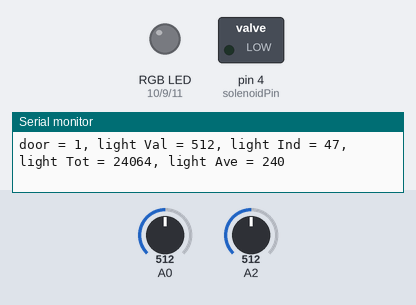
This sketch was run on a simulated Arduino Uno, built with avr-gcc and run on an emulated ATmega328P. Parts: switched loads named in the sketch (green lamp = pin HIGH), an RGB LED mixed from three pins (HIGH = lit), the last lines printed to the serial monitor. Inputs (shaded band) come from the test bench; at power-on: A0 = 512, A2 = 512. Dim RGB values are drawn brighter than linear.

Above: at 6.7 s.
6.8 s: A0 set to 493
At 7.22 s:
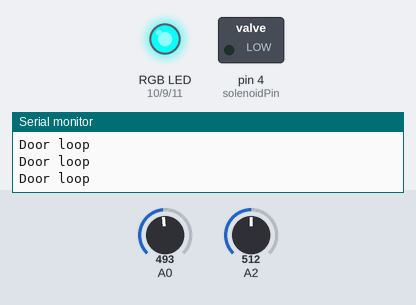
At 8.46 s:
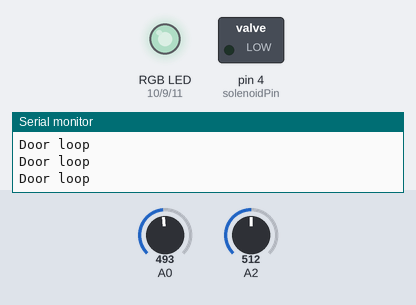
9.8 s: A0 set to 510
At 10.48 s:
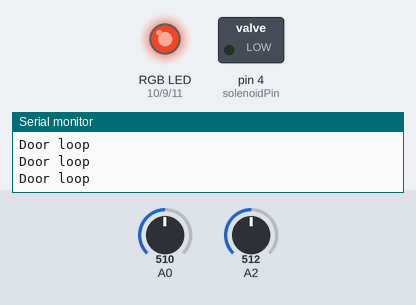
12.8 s: A0 set to 490
At 14.97 s:
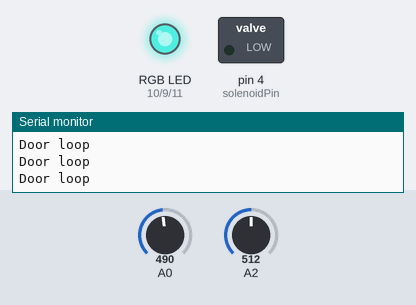
15.8 s: A0 set to 511
18.8 s: A2 set to 982
21.8 s: A2 set to 1018
Timing chart, 0 to 24.8 s (numbered marks = the images above; inputs shaded):
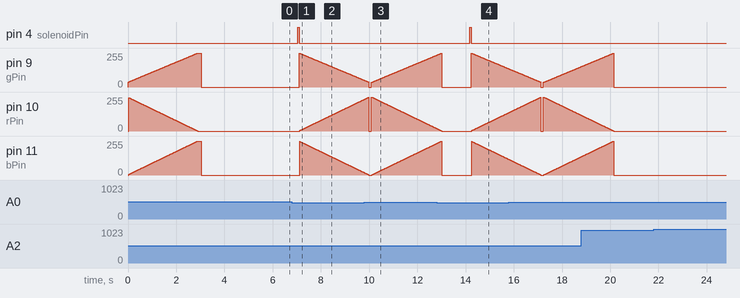

The sketch:

ReyhTest.ino
```cpp
// Arduino code for Reyh

int rPin = 10;
int gPin = 9;
int bPin = 11;
int solenoidPin = 4;
int doorTog = 0;
int smoothNum = 100;
int lightSmooth[100];
int lightIndex = 0;
unsigned long lightTotal = 0;
unsigned long doorTimer = 0;

void setup() {
  // set pins
  pinMode(rPin, OUTPUT);
  pinMode(gPin, OUTPUT);
  pinMode(bPin, OUTPUT);
  pinMode(solenoidPin, OUTPUT);

  // for debugging
  Serial.begin(9600);

  // Zero light smoothing array
  for (int i = 0; i < smoothNum; i++) {
    lightSmooth[i] = 0;
  }

  Serial.println("Init complete");

}

void loop() {
  //read sensors
  int doorVal = analogRead(A0);
  int lightVal = analogRead(A2);
  if (doorVal < 500) {
    doorVal = 0;
  } else {
    doorVal = 1;
  }

  // smooth light
  lightTotal = lightTotal - lightSmooth[lightIndex];
  lightSmooth[lightIndex] = lightVal;
  lightTotal = lightTotal + lightSmooth[lightIndex];
  lightIndex++;
  if (lightIndex >= smoothNum) { lightIndex = 0; }
  int lightAve = lightTotal / smoothNum;


    // check door and trigger solenoid
  if(millis() - doorTimer > 7000) {
    Serial.println("door timer passed");
  if(doorVal != doorTog && doorVal == 0) {
    Serial.println("Door open");
    digitalWrite(solenoidPin, HIGH);
    Serial.println("solenoid triggered");
    delay(30);
    digitalWrite(solenoidPin, LOW);
    doorTog = doorVal;
    doorTimer = millis();
    for(int i = 0; i < 255; i++) {
      Serial.println("Door loop");
      analogWrite(bPin, 255-i);
      analogWrite(rPin, i);
      int g = map(i, 0, 255, 255, 35);
      analogWrite(gPin, g);
      delay(5);
    }
  }
  }

  if(doorVal != doorTog && doorVal == 1) {
    Serial.println("Door closed");
    for(int i = 0; i < 255; i++) {
      Serial.println("Door loop");
      analogWrite(rPin, 255-i);
      analogWrite(bPin, i);
      int g = map(i, 0, 255, 35, 255);
      analogWrite(gPin, g);
      delay(5);
    }
    doorTog = doorVal;
  }


  // control RGBLED lights
  if (lightAve > 10) {
    digitalWrite(rPin, LOW);
    digitalWrite(gPin, LOW);
    digitalWrite(bPin, LOW);
  } else if (!doorVal) {
    digitalWrite(rPin, HIGH);
    analogWrite(gPin, 35);
    digitalWrite(bPin, LOW);
  } else {
    digitalWrite(rPin, LOW);
    digitalWrite(gPin, HIGH);
    digitalWrite(bPin, HIGH);
  }


  Serial.print("door = ");
  Serial.print(doorVal);
  Serial.print(", light Val = ");
  Serial.print(lightVal);
  Serial.print(", light Ind = ");
  Serial.print(lightIndex);
  Serial.print(", light Tot = ");
  Serial.print(lightTotal);
  Serial.print(", light Ave = ");
  Serial.println(lightAve);

  //delay(100);
}
```

Measured:
- the behaviour switches between 500 and 499 on A0 (found by bisection; images 0 and 1)
- after the input at 6.8 s, pin 4 (solenoidPin): LOW → HIGH after 0.25 s, → LOW 0.05 s later; pin 10 (rPin): moves from 0/255 to 237/255 over 2.7 s, starting after 0.32 s
- after the input at 12.8 s, pin 4 (solenoidPin): LOW → HIGH after 1.4 s, → LOW 0.05 s later
- by itself, pin 9 (gPin), pin 11 (bPin): rises from 0/255 to 255/255 in 2.9 s, then falls to 0/255 in 0.15 s
